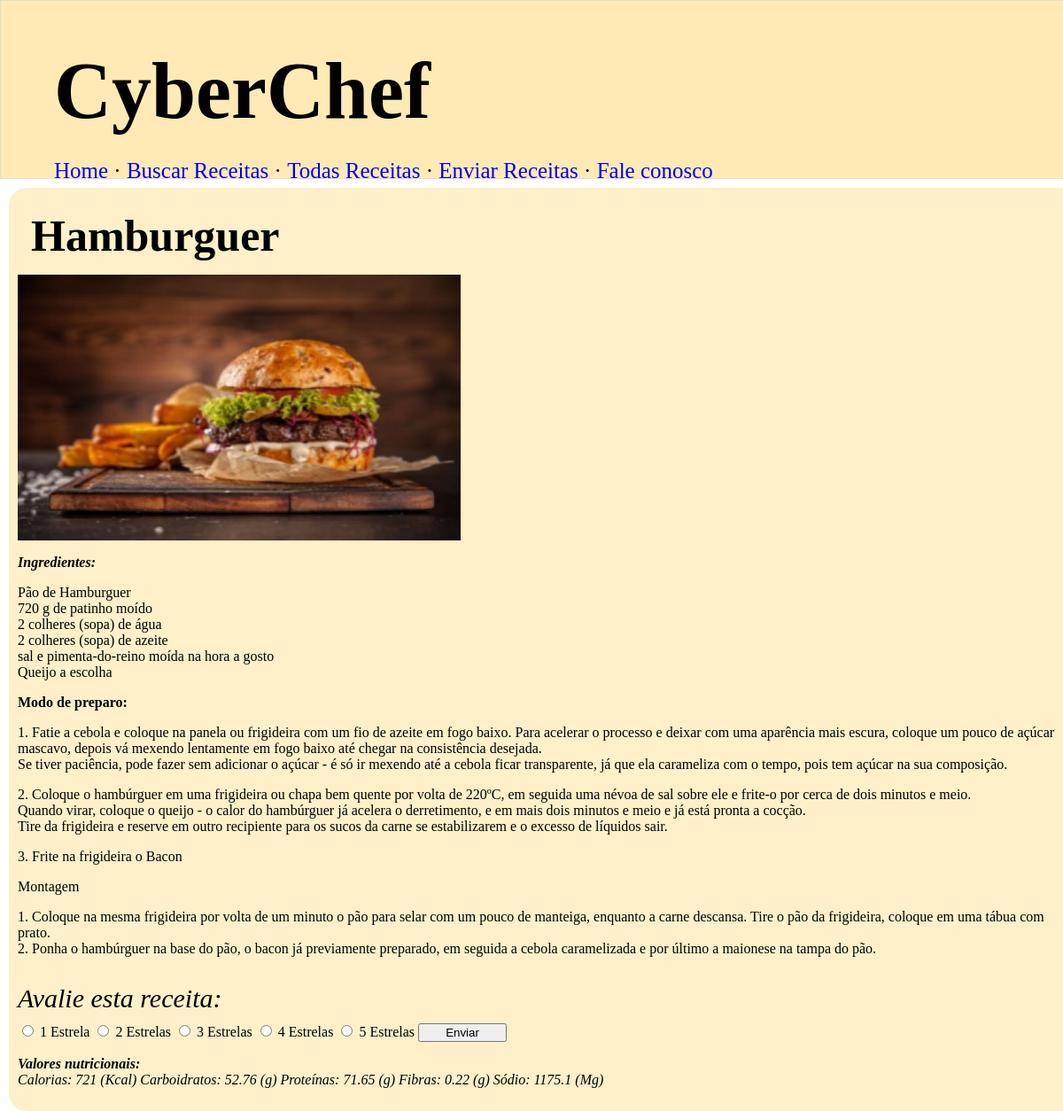
/receita/10/, run on the app's committed database.
### receitas/models.py (models this page shows, shortened)
class Receita(models.Model):
    titulo = models.CharField(max_length=200)
    ingredientes = models.TextField()
    calorias = models.IntegerField()
    modopreparo = models.TextField()
    carboidrato = models.FloatField()
    proteina = models.FloatField()
    fibra = models.FloatField()
    sodio = models.FloatField()
    foto = models.ImageField(upload_to='receitas/fotos/')
    acessos = models.PositiveIntegerField(default=0)

### receitas/views.py (the view)
# urls.py: path('receita/<int:receita_id>/', views.detalhe_receita, name='detalhe_receita'),
def detalhe_receita(request, receita_id):
    receita = get_object_or_404(Receita, pk=receita_id)
    return render(request, 'receitas/detalhe-receita.html', {'receita': receita})

### receitas/templates/receitas/detalhe-receita.html (shortened to what this page needs)
<!DOCTYPE html>
<html lang="pt-BR">
    <head>
    </head>
    <body>
        <div class="cabecalho">
            <h1 class="titulo">CyberChef</h1>
            <nav class="teste">
                <ul>
                <li><a href="/"> Home </a></li> ·
                <li><a href="/"> Buscar Receitas </a></li> ·
                <li><a href="/todas"> Todas Receitas </a></li> ·
                <li><a href="/enviar"> Enviar Receitas </a></li> ·
                <li><a href="/contato"> Fale conosco </a></li>
                </ul>
            </nav>
        </div>
        <div class="corpo">
            <h1 class="titulorec">
                {{ receita.titulo }}
            </h1>
            <div class="imgm">
				<img src="{{ receita.foto.url }}" alt="{{ receita.titulo }}">
            </div>
            <p class="ingredientes">
                <strong>Ingredientes:</strong>
                {{ receita.ingredientes | linebreaks }}
            </p>
            <p class="modopreparo">
                <strong> Modo de preparo: </strong>
				{{ receita.modopreparo | linebreaks }}
            </p>
            <div class="avaliacao">
                <p class="titaval"> Avalie esta receita: </p>
                <label>
                    <input type="radio" name="avaliacao" value="1">
                </label> 1 Estrela
                <label>
                    <input type="radio" name="avaliacao" value="2">
                </label> 2 Estrelas
                <label>
                    <input type="radio" name="avaliacao" value="3">
                </label> 3 Estrelas
                <label>
                    <input type="radio" name="avaliacao" value="4">
                </label> 4 Estrelas
                <label>
                    <input type="radio" name="avaliacao" value="5">
                </label> 5 Estrelas
                <button class="buto"> Enviar </button>
            </div>
            <p class="valnutri">
                <strong>Valores nutricionais:</strong>
                <br>
                Calorias: {{ receita.calorias }} (Kcal)
				Carboidratos: {{ receita.carboidrato }} (g)
				Proteínas: {{ receita.proteina }} (g)
				Fibras: {{ receita.fibra }} (g)
				Sódio: {{ receita.sodio }} (Mg)
            </p>
        </div>
    </body>
</html>

### receitas/templates/receitas/detalhe-receita.html (style rules this page uses)
.cabecalho { background-color: #ffeab5; text-align: left; font-size: 45px; height: 200px; width:100%; border: 1px solid #e1dfce; }
body { margin:0; }
.titulo { font-family: cursive; margin:0; padding-top: 50px; padding-left: 5%; display: inline-block; }
.teste { font-size: 25px; display: inline-block; padding-left: 20px; align-items: center; }
li { display: inline-block; }
a { text-decoration: none; }
.corpo { width: 99%; padding: 10px; background-color: #fff0c9; margin: 10px; border-radius: 20px; position: absolute; }
.imgm { border-radius: 20px; background-color: black; width: 500px; height: 300px; }
.imgm img { height: 100%; width: 100%; }
.titulorec { padding: 5px; margin: 10px; font-family: cursive; font-size: 50px; }
.ingredientes { font-style: italic; }
.titaval { font-style: italic; font-size: 30px; margin-bottom: 10px; }
.buto { width: 100px; }
.valnutri { font-style: italic; font-weight: 300; }

### data on the page
Receita: titulo "Hamburguer", foto (picture), ingredientes "Pão de Hamburguer 720 g de patinho moído 2 colheres (sopa) de água 2 colheres (sopa) de azeite sal e pimenta-do-reino moída na hora a gosto Queijo a escolha", modopreparo "1. Fatie a cebola e coloque na panela ou frigideira com um fio de azeite em fogo baixo. Para acelerar o processo e deixar com uma aparência mais escura, coloque um pouco de açúcar mascavo, depois vá mexendo lentamente em fogo baixo até chegar na consistência desejada. Se tiver paciência, pode fazer sem adicionar o açúcar - é só ir mexendo até a cebola ficar transparente, já que ela carameliza com o tempo, pois tem açúcar na sua composição. 2. Coloque o hambúrguer em uma frigideira ou chapa bem quente por volta de 220ºC, em seguida uma névoa de sal sobre ele e frite-o por cerca de dois minutos e meio. Quando virar, coloque o queijo - o calor do hambúrguer já acelera o derretimento, e em mais…", calorias "721", carboidrato "52.76", proteina "71.65", fibra "0.22", sodio "1175.1"
